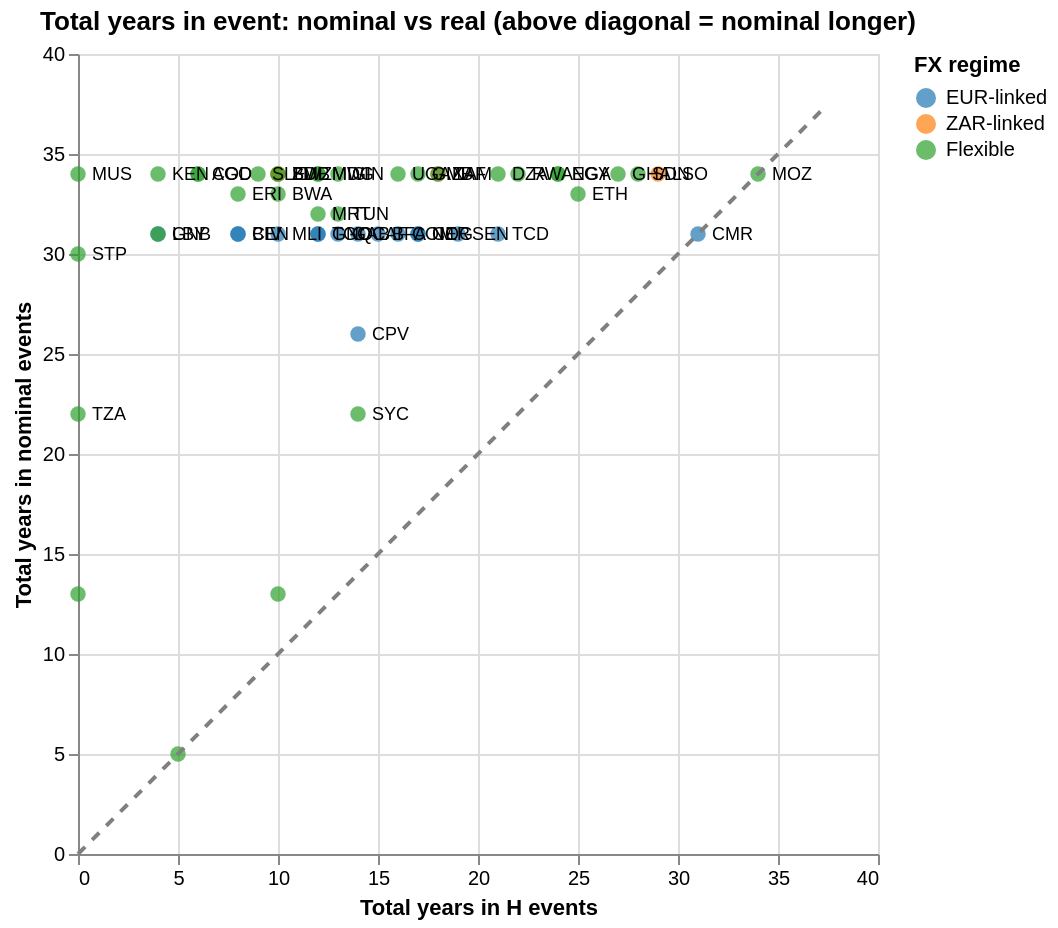

Notebook code for this chart:
### Code cell
# Duration comparison: total country-years spent in events
dur_scatter = alt.Chart(scatter_data).mark_circle(size=60).encode(
    x=alt.X('total_duration_H:Q', title='Total years in H events'),
    y=alt.Y('total_duration_nom:Q', title='Total years in nominal events'),
    color=alt.Color('regime:N', title='FX regime',
                    scale=alt.Scale(domain=['EUR-linked', 'ZAR-linked', 'Flexible'],
                                    range=['#1f77b4', '#ff7f0e', '#2ca02c'])),
    tooltip=['Country:N', 'regime:N', 'total_duration_H:Q', 'total_duration_nom:Q'],
).properties(width=400, height=400)

max_dur = max(scatter_data['total_duration_H'].max(), scatter_data['total_duration_nom'].max()) * 1.1
diag_dur = alt.Chart(pd.DataFrame({'x': [0, max_dur], 'y': [0, max_dur]})).mark_line(
    strokeDash=[5,5], color='grey'
).encode(x='x:Q', y='y:Q')

# Filter to outliers for labels
dur_threshold = max_dur * 0.4
dur_outliers = scatter_data[
    (scatter_data['total_duration_nom'] > dur_threshold) | (scatter_data['total_duration_H'] > dur_threshold)
].copy()
labels_dur = alt.Chart(dur_outliers).mark_text(
    align='left', dx=7, fontSize=9
).encode(
    x='total_duration_H:Q',
    y='total_duration_nom:Q',
    text='Country:N'
)

(dur_scatter + diag_dur + labels_dur).properties(
    title='Total years in event: nominal vs real (above diagonal = nominal longer)'
)

### Figure 1 — Vega-Lite specification as saved in the notebook (floating-point values rounded to 4 significant figures)
{"config": {"view": {"continuousWidth": 300, "continuousHeight": 300}}, "layer": [{"data": {"name": "data-2d0dc20d23da7a37b0ed856e98d4dcea"}, "mark": {"type": "circle", "size": 60}, "encoding": {"color": {"field": "regime", "scale": {"domain": ["EUR-linked", "ZAR-linked", "Flexible"], "range": ["#1f77b4", "#ff7f0e", "#2ca02c"]}, "title": "FX regime", "type": "nominal"}, "tooltip": [{"field": "Country", "type": "nominal"}, {"field": "regime", "type": "nominal"}, {"field": "total_duration_H", "type": "quantitative"}, {"field": "total_duration_nom", "type": "quantitative"}], "x": {"field": "total_duration_H", "title": "Total years in H events", "type": "quantitative"}, "y": {"field": "total_duration_nom", "title": "Total years in nominal events", "type": "quantitative"}}}, {"data": {"name": "data-8648cbd93e0e2c1354bee0df2bc9cac6"}, "mark": {"type": "line", "color": "grey", "strokeDash": [5, 5]}, "encoding": {"x": {"field": "x", "type": "quantitative"}, "y": {"field": "y", "type": "quantitative"}}}, {"data": {"name": "data-bc4ce054ea584a4c6c36e3952d3340ab"}, "mark": {"type": "text", "align": "left", "dx": 7, "fontSize": 9}, "encoding": {"text": {"field": "Country", "type": "nominal"}, "x": {"field": "total_duration_H", "type": "quantitative"}, "y": {"field": "total_duration_nom", "type": "quantitative"}}}], "height": 400, "title": "Total years in event: nominal vs real (above diagonal = nominal longer)", "width": 400, "$schema": "https://vega.github.io/schema/vega-lite/v5.20.1.json", "datasets": {"data-2d0dc20d23da7a37b0ed856e98d4dcea": [{"Country": "AGO", "n_events_H": 1.0, "total_area_H": 137.0, "total_duration_H": 6.0, "n_events_nom": 1, "total_area_nom": 2200.0, "total_duration_nom": 34, "regime": "Flexible"}, {"Country": "BDI", "n_events_H": 3.0, "total_area_H": 66.04, "total_duration_H": 10.0, "n_events_nom": 1, "total_area_nom": 2614.0, "total_duration_nom": 34, "regime": "Flexible"}, {"Country": "BEN", "n_events_H": 2.0, "total_area_H": 77.61, "total_duration_H": 8.0, "n_events_nom": 1, "total_area_nom": 1459.0, "total_duration_nom": 31, "regime": "EUR-linked"}, {"Country": "BFA", "n_events_H": 2.0, "total_area_H": 311.5, "total_duration_H": 15.0, "n_events_nom": 1, "total_area_nom": 1459.0, "total_duration_nom": 31, "regime": "EUR-linked"}, {"Country": "BWA", "n_events_H": 2.0, "total_area_H": 124.9, "total_duration_H": 10.0, "n_events_nom": 1, "total_area_nom": 2108.0, "total_duration_nom": 33, "regime": "Flexible"}, {"Country": "CAF", "n_events_H": 1.0, "total_area_H": 437.5, "total_duration_H": 14.0, "n_events_nom": 1, "total_area_nom": 1459.0, "total_duration_nom": 31, "regime": "EUR-linked"}, {"Country": "CIV", "n_events_H": 2.0, "total_area_H": 78.45, "total_duration_H": 8.0, "n_events_nom": 1, "total_area_nom": 1459.0, "total_duration_nom": 31, "regime": "EUR-linked"}, {"Country": "CMR", "n_events_H": 1.0, "total_area_H": 862.1, "total_duration_H": 31.0, "n_events_nom": 1, "total_area_nom": 1459.0, "total_duration_nom": 31, "regime": "EUR-linked"}, {"Country": "COD", "n_events_H": 2.0, "total_area_H": 31.62, "total_duration_H": 6.0, "n_events_nom": 1, "total_area_nom": 3379.0, "total_duration_nom": 34, "regime": "Flexible"}, {"Country": "COG", "n_events_H": 2.0, "total_area_H": 477.9, "total_duration_H": 17.0, "n_events_nom": 1, "total_area_nom": 1459.0, "total_duration_nom": 31, "regime": "EUR-linked"}, {"Country": "COM", "n_events_H": 3.0, "total_area_H": 179.9, "total_duration_H": 16.0, "n_events_nom": 1, "total_area_nom": 951.0, "total_duration_nom": 31, "regime": "EUR-linked"}, {"Country": "CPV", "n_events_H": 2.0, "total_area_H": 176.4, "total_duration_H": 14.0, "n_events_nom": 3, "total_area_nom": 413.5, "total_duration_nom": 26, "regime": "EUR-linked"}, {"Country": "DZA", "n_events_H": 2.0, "total_area_H": 367.5, "total_duration_H": 21.0, "n_events_nom": 1, "total_area_nom": 3010.0, "total_duration_nom": 34, "regime": "Flexible"}, {"Country": "EGY", "n_events_H": 2.0, "total_area_H": 603.6, "total_duration_H": 24.0, "n_events_nom": 1, "total_area_nom": 2840.0, "total_duration_nom": 34, "regime": "Flexible"}, {"Country": "ERI", "n_events_H": 1.0, "total_area_H": 167.0, "total_duration_H": 8.0, "n_events_nom": 1, "total_area_nom": 2561.0, "total_duration_nom": 33, "regime": "Flexible"}, {"Country": "ETH", "n_events_H": 1.0, "total_area_H": 948.8, "total_duration_H": 25.0, "n_events_nom": 1, "total_area_nom": 2538.0, "total_duration_nom": 33, "regime": "Flexible"}, {"Country": "GAB", "n_events_H": 2.0, "total_area_H": 192.8, "total_duration_H": 13.0, "n_events_nom": 1, "total_area_nom": 1459.0, "total_duration_nom": 31, "regime": "EUR-linked"}, {"Country": "GHA", "n_events_H": 2.0, "total_area_H": 729.0, "total_duration_H": 27.0, "n_events_nom": 1, "total_area_nom": 3145.0, "total_duration_nom": 34, "regime": "Flexible"}, {"Country": "GIN", "n_events_H": 2.0, "total_area_H": 248.0, "total_duration_H": 13.0, "n_events_nom": 1, "total_area_nom": 2654.0, "total_duration_nom": 34, "regime": "Flexible"}, {"Country": "GMB", "n_events_H": 2.0, "total_area_H": 303.0, "total_duration_H": 17.0, "n_events_nom": 1, "total_area_nom": 2072.0, "total_duration_nom": 34, "regime": "Flexible"}, {"Country": "GNB", "n_events_H": 1.0, "total_area_H": 27.97, "total_duration_H": 4.0, "n_events_nom": 1, "total_area_nom": 1459.0, "total_duration_nom": 31, "regime": "EUR-linked"}, {"Country": "GNQ", "n_events_H": 2.0, "total_area_H": 284.5, "total_duration_H": 12.0, "n_events_nom": 1, "total_area_nom": 1459.0, "total_duration_nom": 31, "regime": "EUR-linked"}, {"Country": "KEN", "n_events_H": 1.0, "total_area_H": 51.18, "total_duration_H": 4.0, "n_events_nom": 1, "total_area_nom": 2465.0, "total_duration_nom": 34, "regime": "Flexible"}, {"Country": "LBY", "n_events_H": 1.0, "total_area_H": 153.9, "total_duration_H": 4.0, "n_events_nom": 1, "total_area_nom": 2063.0, "total_duration_nom": 31, "regime": "Flexible"}, {"Country": "LSO", "n_events_H": 1.0, "total_area_H": 1715.0, "total_duration_H": 29.0, "n_events_nom": 1, "total_area_nom": 2163.0, "total_duration_nom": 34, "regime": "ZAR-linked"}, {"Country": "MAR", "n_events_H": 2.0, "total_area_H": 90.86, "total_duration_H": 10.0, "n_events_nom": 2, "total_area_nom": 142.3, "total_duration_nom": 13, "regime": "Flexible"}, {"Country": "MDG", "n_events_H": 4.0, "total_area_H": 90.31, "total_duration_H": 12.0, "n_events_nom": 1, "total_area_nom": 2741.0, "total_duration_nom": 34, "regime": "Flexible"}, {"Country": "MLI", "n_events_H": 3.0, "total_area_H": 85.58, "total_duration_H": 10.0, "n_events_nom": 1, "total_area_nom": 1459.0, "total_duration_nom": 31, "regime": "EUR-linked"}, {"Country": "MOZ", "n_events_H": 1.0, "total_area_H": 1093.0, "total_duration_H": 34.0, "n_events_nom": 1, "total_area_nom": 3342.0, "total_duration_nom": 34, "regime": "Flexible"}, {"Country": "MRT", "n_events_H": 2.0, "total_area_H": 212.9, "total_duration_H": 12.0, "n_events_nom": 1, "total_area_nom": 2055.0, "total_duration_nom": 32, "regime": "Flexible"}, {"Country": "MUS", "n_events_H": 0.0, "total_area_H": 0.0, "total_duration_H": 0.0, "n_events_nom": 1, "total_area_nom": 1597.0, "total_duration_nom": 34, "regime": "Flexible"}, {"Country": "MWI", "n_events_H": 1.0, "total_area_H": 226.4, "total_duration_H": 12.0, "n_events_nom": 1, "total_area_nom": 2991.0, "total_duration_nom": 34, "regime": "Flexible"}, {"Country": "NAM", "n_events_H": 2.0, "total_area_H": 357.5, "total_duration_H": 18.0, "n_events_nom": 1, "total_area_nom": 2163.0, "total_duration_nom": 34, "regime": "ZAR-linked"}, {"Country": "NER", "n_events_H": 2.0, "total_area_H": 403.1, "total_duration_H": 17.0, "n_events_nom": 1, "total_area_nom": 1459.0, "total_duration_nom": 31, "regime": "EUR-linked"}, {"Country": "NGA", "n_events_H": 3.0, "total_area_H": 856.1, "total_duration_H": 24.0, "n_events_nom": 1, "total_area_nom": 3128.0, "total_duration_nom": 34, "regime": "Flexible"}, {"Country": "RWA", "n_events_H": 4.0, "total_area_H": 360.7, "total_duration_H": 22.0, "n_events_nom": 1, "total_area_nom": 2624.0, "total_duration_nom": 34, "regime": "Flexible"}, {"Country": "SDN", "n_events_H": 2.0, "total_area_H": 1417.0, "total_duration_H": 28.0, "n_events_nom": 1, "total_area_nom": 3259.0, "total_duration_nom": 34, "regime": "Flexible"}, {"Country": "SEN", "n_events_H": 2.0, "total_area_H": 300.2, "total_duration_H": 19.0, "n_events_nom": 1, "total_area_nom": 1459.0, "total_duration_nom": 31, "regime": "EUR-linked"}, {"Country": "SLE", "n_events_H": 1.0, "total_area_H": 133.3, "total_duration_H": 9.0, "n_events_nom": 1, "total_area_nom": 3310.0, "total_duration_nom": 34, "regime": "Flexible"}, {"Country": "SSD", "n_events_H": 0.0, "total_area_H": 0.0, "total_duration_H": 0.0, "n_events_nom": 1, "total_area_nom": 889.0, "total_duration_nom": 13, "regime": "Flexible"}, {"Country": "STP", "n_events_H": 0.0, "total_area_H": 0.0, "total_duration_H": 0.0, "n_events_nom": 2, "total_area_nom": 1751.0, "total_duration_nom": 30, "regime": "Flexible"}, {"Country": "SWZ", "n_events_H": 2.0, "total_area_H": 112.8, "total_duration_H": 10.0, "n_events_nom": 1, "total_area_nom": 2162.0, "total_duration_nom": 34, "regime": "ZAR-linked"}, {"Country": "SYC", "n_events_H": 4.0, "total_area_H": 150.0, "total_duration_H": 14.0, "n_events_nom": 2, "total_area_nom": 1034.0, "total_duration_nom": 22, "regime": "Flexible"}, {"Country": "TCD", "n_events_H": 2.0, "total_area_H": 342.1, "total_duration_H": 21.0, "n_events_nom": 1, "total_area_nom": 1459.0, "total_duration_nom": 31, "regime": "EUR-linked"}, {"Country": "TGO", "n_events_H": 3.0, "total_area_H": 110.1, "total_duration_H": 12.0, "n_events_nom": 1, "total_area_nom": 1459.0, "total_duration_nom": 31, "regime": "EUR-linked"}, {"Country": "TUN", "n_events_H": 2.0, "total_area_H": 157.7, "total_duration_H": 13.0, "n_events_nom": 2, "total_area_nom": 1108.0, "total_duration_nom": 32, "regime": "Flexible"}, {"Country": "TZA", "n_events_H": 0.0, "total_area_H": 0.0, "total_duration_H": 0.0, "n_events_nom": 1, "total_area_nom": 1066.0, "total_duration_nom": 22, "regime": "Flexible"}, {"Country": "UGA", "n_events_H": 3.0, "total_area_H": 273.3, "total_duration_H": 16.0, "n_events_nom": 1, "total_area_nom": 3306.0, "total_duration_nom": 34, "regime": "Flexible"}, {"Country": "ZAF", "n_events_H": 2.0, "total_area_H": 315.7, "total_duration_H": 18.0, "n_events_nom": 1, "total_area_nom": 2163.0, "total_duration_nom": 34, "regime": "Flexible"}, {"Country": "ZMB", "n_events_H": 1.0, "total_area_H": 289.6, "total_duration_H": 10.0, "n_events_nom": 1, "total_area_nom": 3328.0, "total_duration_nom": 34, "regime": "Flexible"}, {"Country": "ZWE", "n_events_H": 1.0, "total_area_H": 100.7, "total_duration_H": 5.0, "n_events_nom": 1, "total_area_nom": 481.5, "total_duration_nom": 5, "regime": "Flexible"}], "data-8648cbd93e0e2c1354bee0df2bc9cac6": [{"x": 0.0, "y": 0.0}, {"x": 37.4, "y": 37.4}], "data-bc4ce054ea584a4c6c36e3952d3340ab": [{"Country": "AGO", "n_events_H": 1.0, "total_area_H": 137.0, "total_duration_H": 6.0, "n_events_nom": 1, "total_area_nom": 2200.0, "total_duration_nom": 34, "regime": "Flexible"}, {"Country": "BDI", "n_events_H": 3.0, "total_area_H": 66.04, "total_duration_H": 10.0, "n_events_nom": 1, "total_area_nom": 2614.0, "total_duration_nom": 34, "regime": "Flexible"}, {"Country": "BEN", "n_events_H": 2.0, "total_area_H": 77.61, "total_duration_H": 8.0, "n_events_nom": 1, "total_area_nom": 1459.0, "total_duration_nom": 31, "regime": "EUR-linked"}, {"Country": "BFA", "n_events_H": 2.0, "total_area_H": 311.5, "total_duration_H": 15.0, "n_events_nom": 1, "total_area_nom": 1459.0, "total_duration_nom": 31, "regime": "EUR-linked"}, {"Country": "BWA", "n_events_H": 2.0, "total_area_H": 124.9, "total_duration_H": 10.0, "n_events_nom": 1, "total_area_nom": 2108.0, "total_duration_nom": 33, "regime": "Flexible"}, {"Country": "CAF", "n_events_H": 1.0, "total_area_H": 437.5, "total_duration_H": 14.0, "n_events_nom": 1, "total_area_nom": 1459.0, "total_duration_nom": 31, "regime": "EUR-linked"}, {"Country": "CIV", "n_events_H": 2.0, "total_area_H": 78.45, "total_duration_H": 8.0, "n_events_nom": 1, "total_area_nom": 1459.0, "total_duration_nom": 31, "regime": "EUR-linked"}, {"Country": "CMR", "n_events_H": 1.0, "total_area_H": 862.1, "total_duration_H": 31.0, "n_events_nom": 1, "total_area_nom": 1459.0, "total_duration_nom": 31, "regime": "EUR-linked"}, {"Country": "COD", "n_events_H": 2.0, "total_area_H": 31.62, "total_duration_H": 6.0, "n_events_nom": 1, "total_area_nom": 3379.0, "total_duration_nom": 34, "regime": "Flexible"}, {"Country": "COG", "n_events_H": 2.0, "total_area_H": 477.9, "total_duration_H": 17.0, "n_events_nom": 1, "total_area_nom": 1459.0, "total_duration_nom": 31, "regime": "EUR-linked"}, {"Country": "COM", "n_events_H": 3.0, "total_area_H": 179.9, "total_duration_H": 16.0, "n_events_nom": 1, "total_area_nom": 951.0, "total_duration_nom": 31, "regime": "EUR-linked"}, {"Country": "CPV", "n_events_H": 2.0, "total_area_H": 176.4, "total_duration_H": 14.0, "n_events_nom": 3, "total_area_nom": 413.5, "total_duration_nom": 26, "regime": "EUR-linked"}, {"Country": "DZA", "n_events_H": 2.0, "total_area_H": 367.5, "total_duration_H": 21.0, "n_events_nom": 1, "total_area_nom": 3010.0, "total_duration_nom": 34, "regime": "Flexible"}, {"Country": "EGY", "n_events_H": 2.0, "total_area_H": 603.6, "total_duration_H": 24.0, "n_events_nom": 1, "total_area_nom": 2840.0, "total_duration_nom": 34, "regime": "Flexible"}, {"Country": "ERI", "n_events_H": 1.0, "total_area_H": 167.0, "total_duration_H": 8.0, "n_events_nom": 1, "total_area_nom": 2561.0, "total_duration_nom": 33, "regime": "Flexible"}, {"Country": "ETH", "n_events_H": 1.0, "total_area_H": 948.8, "total_duration_H": 25.0, "n_events_nom": 1, "total_area_nom": 2538.0, "total_duration_nom": 33, "regime": "Flexible"}, {"Country": "GAB", "n_events_H": 2.0, "total_area_H": 192.8, "total_duration_H": 13.0, "n_events_nom": 1, "total_area_nom": 1459.0, "total_duration_nom": 31, "regime": "EUR-linked"}, {"Country": "GHA", "n_events_H": 2.0, "total_area_H": 729.0, "total_duration_H": 27.0, "n_events_nom": 1, "total_area_nom": 3145.0, "total_duration_nom": 34, "regime": "Flexible"}, {"Country": "GIN", "n_events_H": 2.0, "total_area_H": 248.0, "total_duration_H": 13.0, "n_events_nom": 1, "total_area_nom": 2654.0, "total_duration_nom": 34, "regime": "Flexible"}, {"Country": "GMB", "n_events_H": 2.0, "total_area_H": 303.0, "total_duration_H": 17.0, "n_events_nom": 1, "total_area_nom": 2072.0, "total_duration_nom": 34, "regime": "Flexible"}, {"Country": "GNB", "n_events_H": 1.0, "total_area_H": 27.97, "total_duration_H": 4.0, "n_events_nom": 1, "total_area_nom": 1459.0, "total_duration_nom": 31, "regime": "EUR-linked"}, {"Country": "GNQ", "n_events_H": 2.0, "total_area_H": 284.5, "total_duration_H": 12.0, "n_events_nom": 1, "total_area_nom": 1459.0, "total_duration_nom": 31, "regime": "EUR-linked"}, {"Country": "KEN", "n_events_H": 1.0, "total_area_H": 51.18, "total_duration_H": 4.0, "n_events_nom": 1, "total_area_nom": 2465.0, "total_duration_nom": 34, "regime": "Flexible"}, {"Country": "LBY", "n_events_H": 1.0, "total_area_H": 153.9, "total_duration_H": 4.0, "n_events_nom": 1, "total_area_nom": 2063.0, "total_duration_nom": 31, "regime": "Flexible"}, {"Country": "LSO", "n_events_H": 1.0, "total_area_H": 1715.0, "total_duration_H": 29.0, "n_events_nom": 1, "total_area_nom": 2163.0, "total_duration_nom": 34, "regime": "ZAR-linked"}, {"Country": "MDG", "n_events_H": 4.0, "total_area_H": 90.31, "total_duration_H": 12.0, "n_events_nom": 1, "total_area_nom": 2741.0, "total_duration_nom": 34, "regime": "Flexible"}, {"Country": "MLI", "n_events_H": 3.0, "total_area_H": 85.58, "total_duration_H": 10.0, "n_events_nom": 1, "total_area_nom": 1459.0, "total_duration_nom": 31, "regime": "EUR-linked"}, {"Country": "MOZ", "n_events_H": 1.0, "total_area_H": 1093.0, "total_duration_H": 34.0, "n_events_nom": 1, "total_area_nom": 3342.0, "total_duration_nom": 34, "regime": "Flexible"}, {"Country": "MRT", "n_events_H": 2.0, "total_area_H": 212.9, "total_duration_H": 12.0, "n_events_nom": 1, "total_area_nom": 2055.0, "total_duration_nom": 32, "regime": "Flexible"}, {"Country": "MUS", "n_events_H": 0.0, "total_area_H": 0.0, "total_duration_H": 0.0, "n_events_nom": 1, "total_area_nom": 1597.0, "total_duration_nom": 34, "regime": "Flexible"}, {"Country": "MWI", "n_events_H": 1.0, "total_area_H": 226.4, "total_duration_H": 12.0, "n_events_nom": 1, "total_area_nom": 2991.0, "total_duration_nom": 34, "regime": "Flexible"}, {"Country": "NAM", "n_events_H": 2.0, "total_area_H": 357.5, "total_duration_H": 18.0, "n_events_nom": 1, "total_area_nom": 2163.0, "total_duration_nom": 34, "regime": "ZAR-linked"}, {"Country": "NER", "n_events_H": 2.0, "total_area_H": 403.1, "total_duration_H": 17.0, "n_events_nom": 1, "total_area_nom": 1459.0, "total_duration_nom": 31, "regime": "EUR-linked"}, {"Country": "NGA", "n_events_H": 3.0, "total_area_H": 856.1, "total_duration_H": 24.0, "n_events_nom": 1, "total_area_nom": 3128.0, "total_duration_nom": 34, "regime": "Flexible"}, {"Country": "RWA", "n_events_H": 4.0, "total_area_H": 360.7, "total_duration_H": 22.0, "n_events_nom": 1, "total_area_nom": 2624.0, "total_duration_nom": 34, "regime": "Flexible"}, {"Country": "SDN", "n_events_H": 2.0, "total_area_H": 1417.0, "total_duration_H": 28.0, "n_events_nom": 1, "total_area_nom": 3259.0, "total_duration_nom": 34, "regime": "Flexible"}, {"Country": "SEN", "n_events_H": 2.0, "total_area_H": 300.2, "total_duration_H": 19.0, "n_events_nom": 1, "total_area_nom": 1459.0, "total_duration_nom": 31, "regime": "EUR-linked"}, {"Country": "SLE", "n_events_H": 1.0, "total_area_H": 133.3, "total_duration_H": 9.0, "n_events_nom": 1, "total_area_nom": 3310.0, "total_duration_nom": 34, "regime": "Flexible"}, {"Country": "STP", "n_events_H": 0.0, "total_area_H": 0.0, "total_duration_H": 0.0, "n_events_nom": 2, "total_area_nom": 1751.0, "total_duration_nom": 30, "regime": "Flexible"}, {"Country": "SWZ", "n_events_H": 2.0, "total_area_H": 112.8, "total_duration_H": 10.0, "n_events_nom": 1, "total_area_nom": 2162.0, "total_duration_nom": 34, "regime": "ZAR-linked"}, {"Country": "SYC", "n_events_H": 4.0, "total_area_H": 150.0, "total_duration_H": 14.0, "n_events_nom": 2, "total_area_nom": 1034.0, "total_duration_nom": 22, "regime": "Flexible"}, {"Country": "TCD", "n_events_H": 2.0, "total_area_H": 342.1, "total_duration_H": 21.0, "n_events_nom": 1, "total_area_nom": 1459.0, "total_duration_nom": 31, "regime": "EUR-linked"}, {"Country": "TGO", "n_events_H": 3.0, "total_area_H": 110.1, "total_duration_H": 12.0, "n_events_nom": 1, "total_area_nom": 1459.0, "total_duration_nom": 31, "regime": "EUR-linked"}, {"Country": "TUN", "n_events_H": 2.0, "total_area_H": 157.7, "total_duration_H": 13.0, "n_events_nom": 2, "total_area_nom": 1108.0, "total_duration_nom": 32, "regime": "Flexible"}, {"Country": "TZA", "n_events_H": 0.0, "total_area_H": 0.0, "total_duration_H": 0.0, "n_events_nom": 1, "total_area_nom": 1066.0, "total_duration_nom": 22, "regime": "Flexible"}, {"Country": "UGA", "n_events_H": 3.0, "total_area_H": 273.3, "total_duration_H": 16.0, "n_events_nom": 1, "total_area_nom": 3306.0, "total_duration_nom": 34, "regime": "Flexible"}, {"Country": "ZAF", "n_events_H": 2.0, "total_area_H": 315.7, "total_duration_H": 18.0, "n_events_nom": 1, "total_area_nom": 2163.0, "total_duration_nom": 34, "regime": "Flexible"}, {"Country": "ZMB", "n_events_H": 1.0, "total_area_H": 289.6, "total_duration_H": 10.0, "n_events_nom": 1, "total_area_nom": 3328.0, "total_duration_nom": 34, "regime": "Flexible"}]}}
